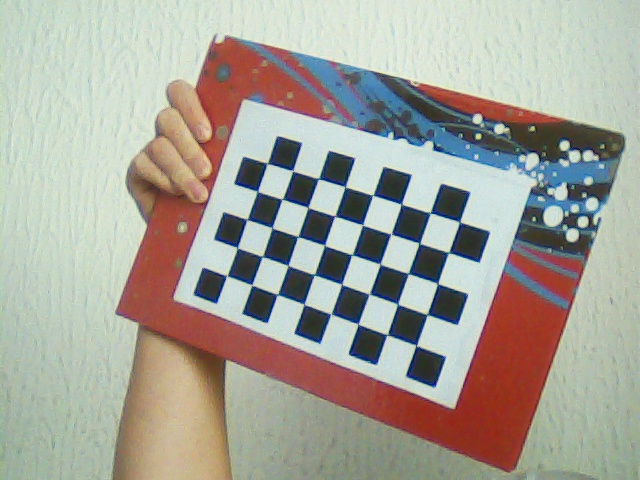
//> input picture boards/boards1.jpg, 640 x 480 px
$ ./camera_calibrator   (built with g++ and OpenCV 4)
//> lines starting //> are read from the running program, lines starting //| are printed output that depends on the picture
### camera_calibrator.h
#pragma once

#include <vector>
#include <iostream>

#include <opencv2/core/core.hpp>
#include "opencv2/imgproc/imgproc.hpp"
#include "opencv2/calib3d/calib3d.hpp"
#include <opencv2/highgui/highgui.hpp>

std::vector<std::vector<cv::Point3f>> objectPoints;
std::vector<std::vector<cv::Point2f>> imagePoints;
// output Matrices
cv::Mat cameraMatrix;
cv::Mat distCoeffs;


class CameraCalibrator {

	// input points

	// flag to specify how calibration is done
	int flag;
	// used in image undistortion
	cv::Mat map1, map2;
	bool mustInitUndistort;


public:
	CameraCalibrator() : flag(0), mustInitUndistort(true) {};


	cv::Vec3d triangulate(const cv::Mat &p1, const cv::Mat &p2, const cv::Vec2d &u1, const cv::Vec2d &u2);
	void triangulate(const cv::Mat &p1, const cv::Mat &p2, const std::vector<cv::Vec2d> &pts1, const std::vector<cv::Vec2d> &pts2, std::vector<cv::Vec3d> &pts3D);
	// Open the chessboard images and extract corner points
	int addChessboardPoints(const std::vector<std::string>& filelist, cv::Size & boardSize);
	// Add scene points and corresponding image points
	void addPoints(const std::vector<cv::Point2f>& imageCorners, const std::vector<cv::Point3f>& objectCorners);
	// Calibrate the camera
	double calibrate(cv::Size &imageSize);
	// Set the calibration flag
	void setCalibrationFlag(bool radial8CoeffEnabled = false, bool tangentialParamEnabled = false);
	// Remove distortion in an image (after calibration)
	cv::Mat remap(const cv::Mat &image);
	void takeChessboardImages();
	void takeStereoPair();
	void ReconstructPointCloud();

	// Getters
	cv::Mat getCameraMatrix() { return cameraMatrix; }
	cv::Mat getDistCoeffs() { return distCoeffs; }
};

### camera_calibrator.cpp
#include "camera_calibrator.h"
#include "get_disparity.cpp"

#include <opencv2/opencv.hpp>
#include "opencv2/xfeatures2d.hpp"
#include <opencv2/features2d/features2d.hpp>
#include <opencv2/viz.hpp>

using namespace std;
using namespace cv;

std::vector<cv::Mat> rvecs, tvecs;
int cameraIndex1 = 2,
	cameraIndex2 = 3;

// [20 lines left out: function extractColorFromStereoKeys, not called in this run]

// Open chessboard images and extract corner points
int CameraCalibrator::addChessboardPoints(
	const std::vector<std::string>& filelist,
	cv::Size & boardSize) {

	// the points on the chessboard
	std::vector<cv::Point2f> imageCorners;
	std::vector<cv::Point3f> objectCorners;


	// 3D Scene Points:
	// Initialize the chessboard corners
	// in the chessboard reference frame
    // The corners are at 3D location (X,Y,Z)= (i,j,0)
	for (int i = 0; i < boardSize.height; i++) {
		for (int j = 0; j < boardSize.width; j++) {

			objectCorners.push_back(cv::Point3f(i, j, 0.0f));
		}
	}

	// 2D Image points:
	cv::Mat image; // to contain chessboard image
	int successes = 0;
	// for all viewpoints
	for (int i = 0; i < filelist.size(); i++) {

		// Open the image
		image = cv::imread(filelist[i], 0);
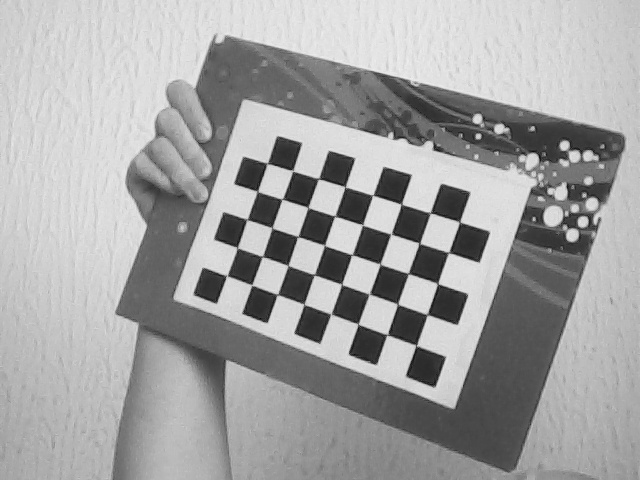
//> image: 480 rows x 640 cols, CV_8UC1; min 8, max 241, mean 162.9

		// Get the chessboard corners
		bool found = cv::findChessboardCorners(
			image, boardSize, imageCorners);
//> imageCorners = 40 Points (x, y), first 12: [226.7, 275.6], [237.3, 247.8], [246.8, 219.4], [257.5, 191.2], [266.9, 163.5], [251.8, 285.1], [262.4, 256.4], [271.9, 227.4], [281.5, 199.3], [292.7, 170.4], [277.5, 294.5], [288, 265.4]; found = true

		// Get subpixel accuracy on the corners
		cv::cornerSubPix(image, imageCorners,
			cv::Size(5, 5),
			cv::Size(-1, -1),
			cv::TermCriteria(cv::TermCriteria::MAX_ITER +
				cv::TermCriteria::EPS,
				30,    // max number of iterations
				0.1));     // min accuracy
//> imageCorners = 40 Points (x, y), first 12: [226.7, 275.7], [237.2, 247.6], [246.9, 219.5], [257.4, 191.3], [267, 163.4], [251.8, 284.9], [262.4, 256.6], [272, 227.8], [282.2, 199.3], [292.6, 170.7], [277.3, 294.6], [288.1, 265.4]

			 // If we have a good board, add it to our data
		if (imageCorners.size() == boardSize.area()) {

			// Add image and scene points from one view
			addPoints(imageCorners, objectCorners);
//> in addPoints, `imagePoints.push_back(imageCorners);`: imagePoints = 1 point lists
			successes++;
		}
		/*
		//Draw the corners
		cv::Mat imageChessboardCorners = cv::imread(filelist[i]);
		cv::drawChessboardCorners(imageChessboardCorners, boardSize, imageCorners, found);
		cv::imshow("Corners on Chessboard", imageChessboardCorners);
		cv::waitKey(1000);
		*/
	}
//> pass 2 of the loop in addChessboardPoints, `for (int i = 0; i < filelist.size(); i++)`:
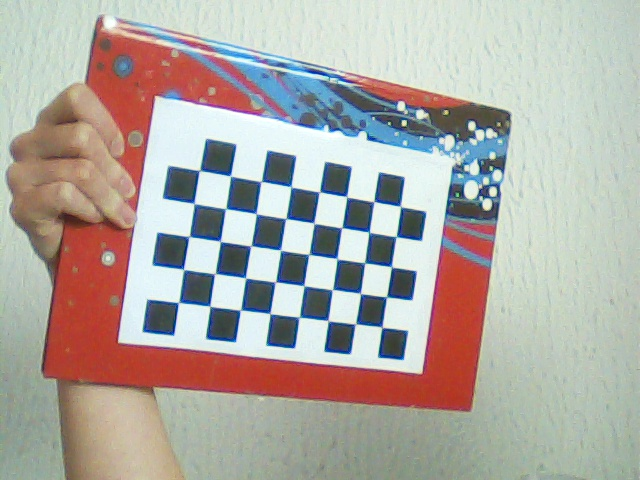
//> input picture boards/boards2.jpg, 640 x 480 px
//> in addChessboardPoints, `image = cv::imread(filelist[i], 0);`:
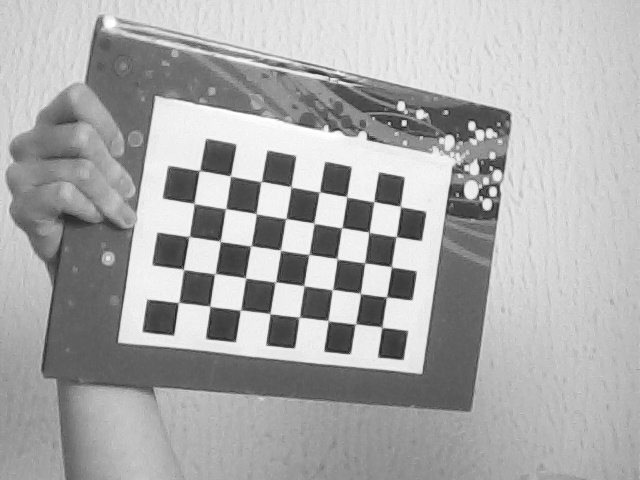
//> image: 480 rows x 640 cols, CV_8UC1; min 20, max 255, mean 170.5
//> in addChessboardPoints, `bool found = cv::findChessboardCorners( image, boardSize, imageCorners);`: imageCorners = 40 Points (x, y), first 12: [178.2, 302.6], [183.6, 269.7], [189.7, 235.8], [193.9, 203.4], [199.9, 170.3], [209.8, 306.1], [215.1, 273.5], [220.2, 241.4], [226.2, 208.3], [229.9, 175.6], [240.1, 310.3], [245.7, 278.1]
//> in addChessboardPoints, `cv::cornerSubPix(image, imageCorners, cv::Size(5, 5), cv::Size(-1, -1)..`: imageCorners = 40 Points (x, y), first 12: [178.5, 302.5], [183.5, 269.4], [189.1, 236.5], [193.8, 203.4], [199.5, 170.4], [209.7, 306], [214.9, 273.7], [220.2, 241.2], [225.7, 208.6], [230.3, 175.9], [240.4, 310.2], [245.6, 277.9]
//> pass 3 of the loop in addChessboardPoints, `for (int i = 0; i < filelist.size(); i++)`:
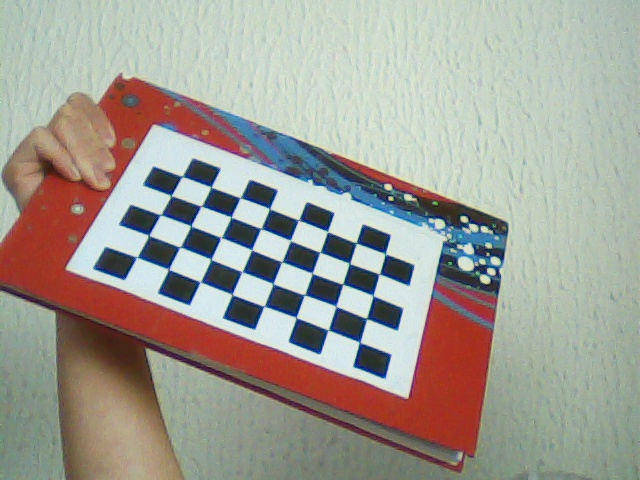
//> input picture boards/boards3.jpg, 640 x 480 px
//> in addChessboardPoints, `image = cv::imread(filelist[i], 0);`:
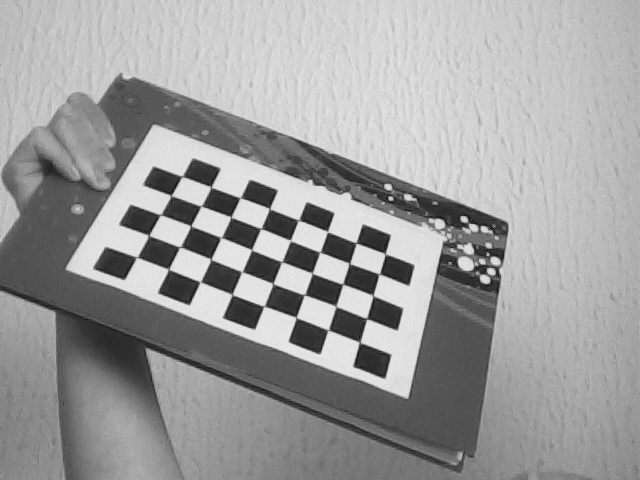
//> image: 480 rows x 640 cols, CV_8UC1; min 8, max 239, mean 157.4
//> in addChessboardPoints, `bool found = cv::findChessboardCorners( image, boardSize, imageCorners);`: imageCorners = 40 Points (x, y), first 12: [136.9, 257], [148.5, 235.2], [160.5, 214.6], [170.8, 196], [182.5, 176.2], [168.5, 269.3], [179.4, 247.1], [190.8, 225.8], [200.8, 206.1], [210.8, 186.9], [199.8, 282.2], [210.7, 259.2]
//> in addChessboardPoints, `cv::cornerSubPix(image, imageCorners, cv::Size(5, 5), cv::Size(-1, -1)..`: imageCorners = 40 Points (x, y), first 12: [136.8, 257.3], [148.7, 235.3], [160.5, 214.7], [171.1, 195.6], [182.1, 176.4], [168.5, 269.2], [179.9, 247.1], [190.7, 225.8], [201.1, 206.2], [210.9, 186.9], [200.3, 281.9], [210.8, 259.2]

	return successes;
}

// Add scene points and corresponding image points
void CameraCalibrator::addPoints(const std::vector<cv::Point2f>& imageCorners, const std::vector<cv::Point3f>& objectCorners) {

	// 2D image points from one view
	imagePoints.push_back(imageCorners);
	// corresponding 3D scene points
	objectPoints.push_back(objectCorners);

}

// Calibrate the camera
// returns the re-projection error
// [123 lines left out: functions calibrate, triangulate, triangulate, takeChessboardImages, takeStereoPair, not called in this run]

void CameraCalibrator::ReconstructPointCloud() {

	const std::vector<std::string> files = { "boards1.jpg", "boards2.jpg","boards3.jpg","boards4.jpg","boards5.jpg","boards6.jpg","boards7.jpg","boards8.jpg","boards9.jpg",
											 "boards10.jpg","boards11.jpg","boards12.jpg","boards13.jpg","boards14.jpg","boards15.jpg","boards16.jpg","boards17.jpg",
											 "boards18.jpg","boards19.jpg","boards20.jpg","boards21.jpg","boards22.jpg","boards23.jpg","boards24.jpg","boards25.jpg" };
	cv::Size board_size(5, 8);

	addChessboardPoints(files, board_size);

	cv::Mat img = cv::imread("boards1.jpg");

	cv::Size img_size = img.size();
	calibrate(img_size);
	std::cout << cameraMatrix << endl;


	cv::Mat image1 = cv::imread("imR.jpg");
	cv::Mat image2 = cv::imread("imL.jpg");

	// vector of keypoints and descriptors
	std::vector<cv::KeyPoint> keypoints1;
	std::vector<cv::KeyPoint> keypoints2;
	cv::Mat descriptors1, descriptors2;

	// Construction of the feature detector
	cv::Ptr<cv::Feature2D> ptrFeature2D;

	//case 1, 2 and default are cases with default parameters
	//case 3, 4 and 5 are cases with adjusted parameters
	switch (5) {
	case 1:
		//default ORB parameters
		ptrFeature2D = cv::ORB::create(500, 1.2, 8, 31, 0, 2, 0, 31, 20);
		break;
	case 2:
		//default SURF parameters
		ptrFeature2D = cv::xfeatures2d::SURF::create(100, 4, 3, false, false);
		break;
	case 3:
		//best SURF parameters
		ptrFeature2D = cv::xfeatures2d::SURF::create(5, 12, 24, false, true);
		break;
	case 4:
		//best ORB parameters
		ptrFeature2D = cv::ORB::create(100000, 1.2, 24, 50, 0, 4, 1, 50, 20);
		break;
	case 5:
		//best SIFT parameters
		ptrFeature2D = cv::xfeatures2d::SIFT::create(0, 32, 0.005, 55.0, 1.2);
		break;
	default:
		//default SIFT parameters
		ptrFeature2D = cv::xfeatures2d::SIFT::create(0, 3, 0.04, 10.0, 1.6);
	}

	// Detection of the features and associated descriptors
	ptrFeature2D->detectAndCompute(image1, cv::noArray(), keypoints1, descriptors1);
	ptrFeature2D->detectAndCompute(image2, cv::noArray(), keypoints2, descriptors2);

	// Match the two image descriptors
	// Construction of the matcher with crosscheck
	cv::BFMatcher matcher(cv::NORM_L2, true);
	std::vector<cv::DMatch> matches;
	matcher.match(descriptors1, descriptors2, matches);

	cv::Mat matchImage;

//	cv::namedWindow("img1");
	cv::drawMatches(image1, keypoints1, image2, keypoints2, matches, matchImage, Scalar::all(-1), Scalar::all(-1), vector<char>(), DrawMatchesFlags::NOT_DRAW_SINGLE_POINTS);
	cv::imwrite("matches.jpg", matchImage);

	// Convert keypoints into Point2f
	std::vector<cv::Point2f> points1, points2;

	for (std::vector<cv::DMatch>::const_iterator it = matches.begin(); it != matches.end(); ++it) {
		// Get the position of left keypoints
		float x = keypoints1[it->queryIdx].pt.x;
		float y = keypoints1[it->queryIdx].pt.y;
		points1.push_back(cv::Point2f(x, y));
		// Get the position of right keypoints
		x = keypoints2[it->trainIdx].pt.x;
		y = keypoints2[it->trainIdx].pt.y;
		points2.push_back(cv::Point2f(x, y));
	}

	// Find the essential between image 1 and image 2
	cv::Mat inliers;
	cv::Mat essential = cv::findEssentialMat(points1, points2, cameraMatrix, cv::RANSAC, 0.9, 1.0, inliers);

	cout << essential << endl;

	// recover relative camera pose from essential matrix
	cv::Mat rotation, translation;
	cv::recoverPose(essential, points1, points2, cameraMatrix, rotation, translation, inliers);
	cout << rotation << endl;
	cout << translation << endl;


	// compose projection matrix from R,T
	cv::Mat projection2(3, 4, CV_64F); // the 3x4 projection matrix
	rotation.copyTo(projection2(cv::Rect(0, 0, 3, 3)));
	translation.copyTo(projection2.colRange(3, 4));

	// compose generic projection matrix
	cv::Mat projection1(3, 4, CV_64F, 0.); // the 3x4 projection matrix
	cv::Mat diag(cv::Mat::eye(3, 3, CV_64F));
	diag.copyTo(projection1(cv::Rect(0, 0, 3, 3)));

	// to contain the inliers
	std::vector<cv::Vec2d> inlierPts1;
	std::vector<cv::Vec2d> inlierPts2;

	// create inliers input point vector for triangulation
	int j(0);
	for (int i = 0; i < inliers.rows; i++) {
		if (inliers.at<uchar>(i)) {
			inlierPts1.push_back(cv::Vec2d(points1[i].x, points1[i].y));
			inlierPts2.push_back(cv::Vec2d(points2[i].x, points2[i].y));
		}
	}
	// undistort and normalize the image points
	std::vector<cv::Vec2d> points1u;
	cv::undistortPoints(inlierPts1, points1u, cameraMatrix, distCoeffs);
	std::vector<cv::Vec2d> points2u;
	cv::undistortPoints(inlierPts2, points2u, cameraMatrix, distCoeffs);


	// Triangulation
	std::vector<cv::Vec3d> points3D;
	std::vector<cv::Vec3b> color3D;
	triangulate(projection1, projection2, points1u, points2u, points3D);
	extractColorFromStereoKeys(image1, image2, inlierPts1, inlierPts2, color3D);

	cout << "3D points :" << points3D.size() << endl;

	viz::Viz3d window; //creating a Viz window

	//Displaying the Coordinate Origin (0,0,0)
	window.showWidget("coordinate", viz::WCoordinateSystem());
	window.setBackgroundColor(cv::viz::Color::black());

	//Displaying the 3D points
	viz::WCloud pc(points3D, color3D);
	pc.setRenderingProperty(cv::viz::POINT_SIZE, 2);
	window.showWidget("points", pc);
	window.spin();

}

// [20 lines left out: function blendPictures, not called in this run]


int main() {

//	getDisparity();

//	blendPictures();
	CameraCalibrator cal;

//	cal.takeChessboardImages();
//	cal.takeStereoPair();
//> (the run ends here: the program stops with an error, at `bool found = cv::findChessboardCorners(`)
